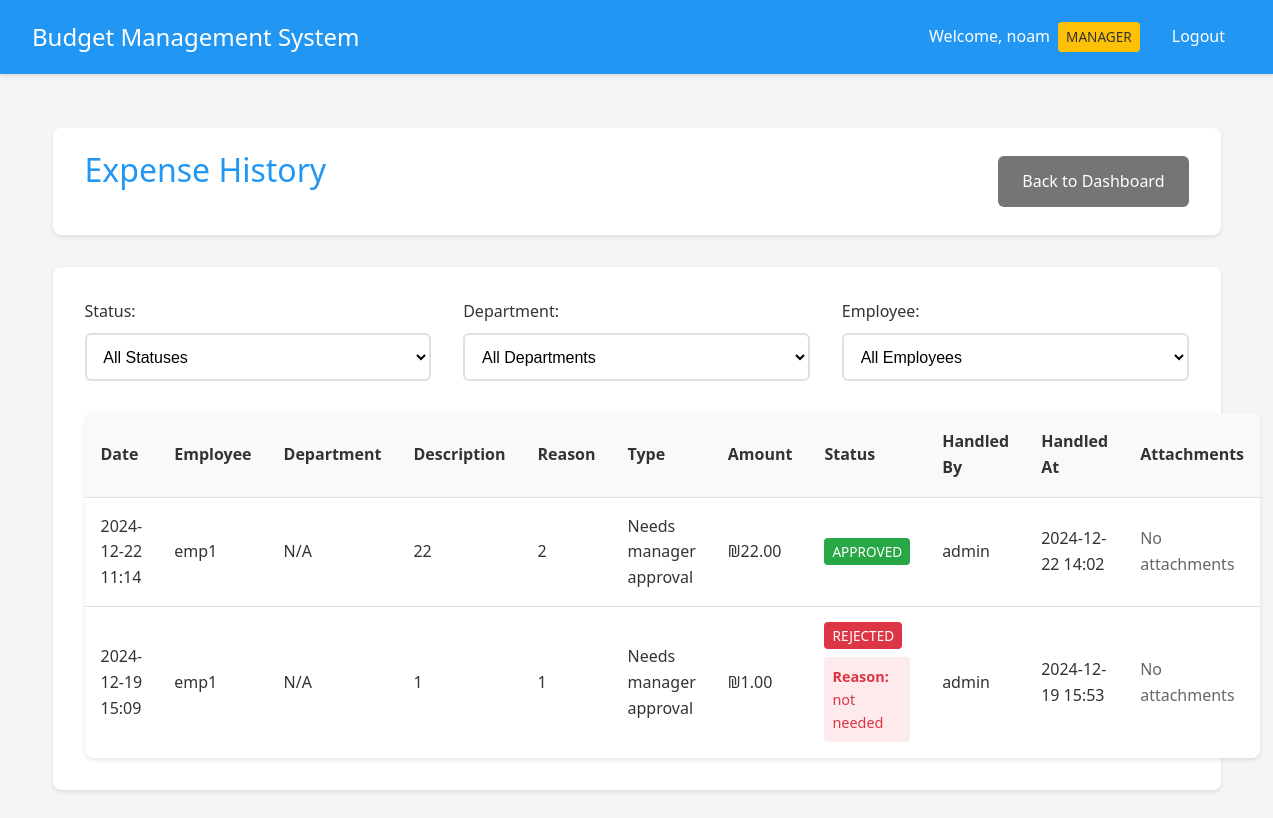
The page /manager/history (signed in) on the database as committed earlier.
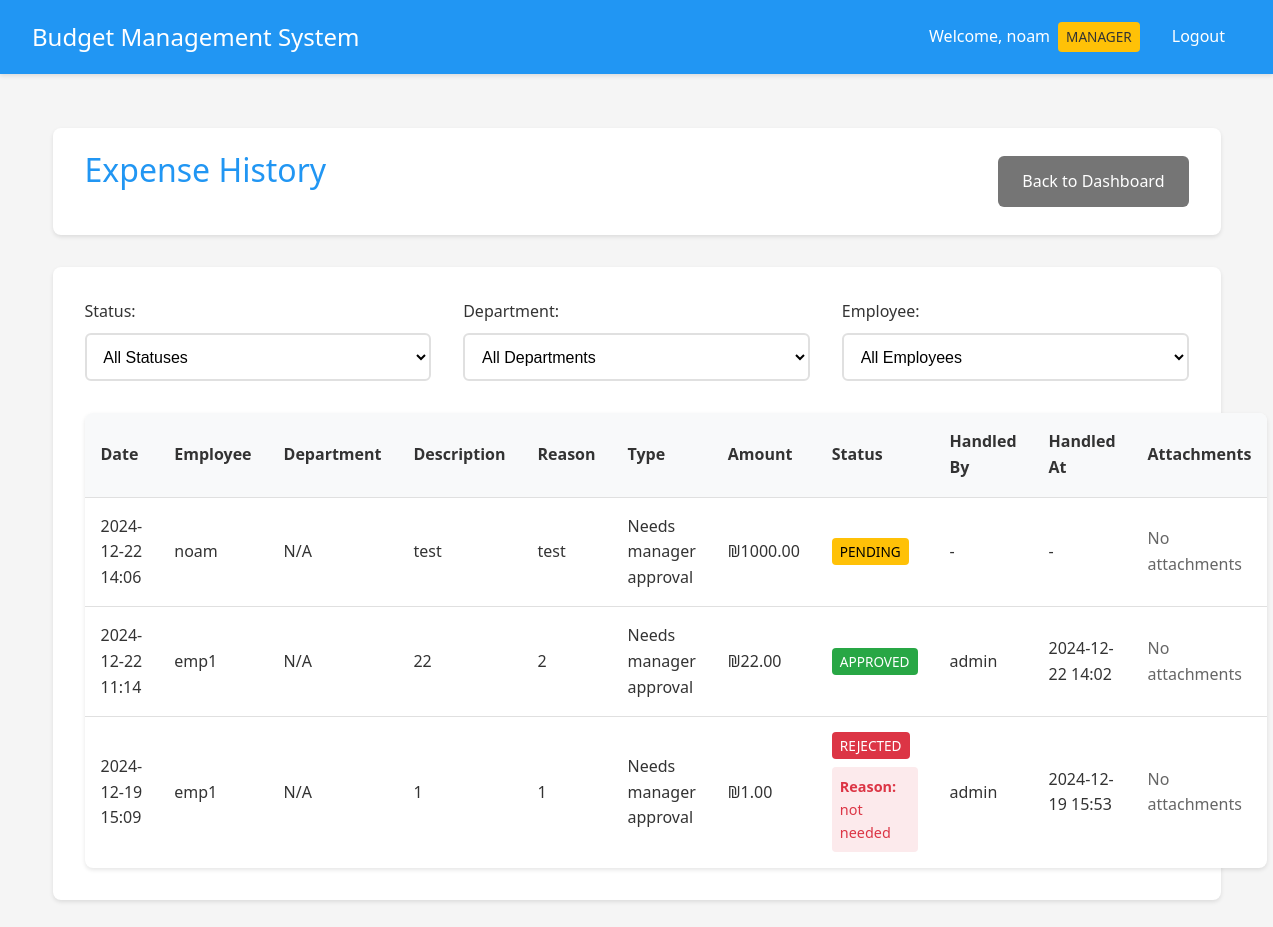
The same page on the database as committed later.
### app.py (models this page shows, shortened)
class Expense(db.Model):
    __tablename__ = 'expense'
    id = db.Column(db.Integer, primary_key=True)
    amount = db.Column(db.Float, nullable=False)
    description = db.Column(db.String(200))
    reason = db.Column(db.String(500))
    type = db.Column(db.String(50), nullable=False, default='needs_approval')  # New field
    date = db.Column(db.DateTime, nullable=False, default=datetime.utcnow)
    status = db.Column(db.String(20), default='pending')
    user_id = db.Column(db.Integer, db.ForeignKey('user.id'), nullable=False)
    subcategory_id = db.Column(db.Integer, db.ForeignKey('subcategory.id'), nullable=False)
    quote_filename = db.Column(db.String(255))
    invoice_filename = db.Column(db.String(255))
    receipt_filename = db.Column(db.String(255))
    manager_id = db.Column(db.Integer, db.ForeignKey('user.id'), nullable=True)
    handled_at = db.Column(db.DateTime, nullable=True)
    rejection_reason = db.Column(db.String(500))

class User(UserMixin, db.Model):
    __tablename__ = 'user'
    id = db.Column(db.Integer, primary_key=True)
    username = db.Column(db.String(80), unique=True, nullable=False)
    email = db.Column(db.String(120), unique=False, nullable=False)
    password = db.Column(db.String(120), nullable=False)
    is_manager = db.Column(db.Boolean, default=False)
    is_admin = db.Column(db.Boolean, default=False)
    status = db.Column(db.String(20), default='active')  # active, inactive, pending
    department_id = db.Column(db.Integer, db.ForeignKey('department.id'))
    home_department = db.relationship('Department',
                                    foreign_keys=[department_id],
                                    back_populates='employees')
    managed_departments = db.relationship('Department',
                                       secondary=manager_departments,
                                       backref=db.backref('department_managers', lazy='dynamic'))
    submitted_expenses = db.relationship('Expense',
                                       primaryjoin='User.id==Expense.user_id',
                                       backref='submitter',
                                       lazy=True)
    handled_expenses = db.relationship('Expense',
                                     primaryjoin='User.id==Expense.manager_id',
                                     backref='handler',
                                     lazy=True)

### app.py (the view)
@app.route('/manager/history')
@login_required
def expense_history():
    if current_user.is_manager:
        managed_dept_ids = [dept.id for dept in current_user.managed_departments]
        managed_dept_ids.append(current_user.department_id)
        expenses = db.session.query(Expense).join(
            User, Expense.user_id == User.id
        ).filter(
            User.department_id.in_(managed_dept_ids)
        ).order_by(Expense.date.desc()).all()
    else:
        expenses = Expense.query.filter_by(
            user_id=current_user.id
        ).order_by(Expense.date.desc()).all()
    if current_user.username == 'admin':
        employees = User.query.filter_by(is_manager=False).all()
        departments = Department.query.all()
    else:
        employees = User.query.filter_by(
            is_manager=False,
            department_id=current_user.department_id
        ).all()
        departments = [current_user.home_department] if current_user.home_department else []
    status = request.args.get('status', 'all')
    employee = request.args.get('employee', 'all')
    department = request.args.get('department', 'all')
    if status != 'all':
        expenses = [expense for expense in expenses if expense.status == status]
    if employee != 'all':
        expenses = [expense for expense in expenses if expense.user_id == int(employee)]
    if department != 'all' and current_user.username == 'admin':
        expenses = [expense for expense in expenses if expense.subcategory.category.department_id == int(department)]
    return render_template('expense_history.html',
                         expenses=expenses,
                         employees=employees,
                         departments=departments,
                         selected_status=status,
                         selected_employee=employee,
                         selected_department=department)

### app.py (called while the page is built)
@login_manager.user_loader
def load_user(user_id):
    return User.query.get(int(user_id))

@app.template_filter('format_expense_type')
def format_expense_type(value):
    types = {
        'future_approval': 'Approval for future purchase',
        'auto_approved': 'Automatically approved expense',
        'needs_approval': 'Needs manager approval',
        'pre_approved': 'Pre-approved by manager'
    }
    return types.get(value, value)

### templates/expense_history.html (shortened to what the changed rows need)
{% extends "base.html" %}
{% block content %}
<div class="container">
    <header>
        <h1>Expense History</h1>
    </header>
    <div class="card">
        <div class="table-responsive">
            <table>
                <thead>
                    <tr>
                        <th>Date</th>
                        <th>Employee</th>
                        <th>Department</th>
                        <th>Description</th>
                        <th>Reason</th>
                        <th>Type</th>
                        <th>Amount</th>
                        <th>Status</th>
                        <th>Handled By</th>
                        <th>Handled At</th>
                        <th>Attachments</th>
                    </tr>
                </thead>
                <tbody>
                    {% for expense in expenses %}
                    <tr>
                        <td title="{{ expense.date.strftime('%Y-%m-%d %H:%M:%S') }}">{{ expense.date.strftime('%Y-%m-%d %H:%M') }}</td>
                        <td>{{ expense.submitter.username }}</td>
                        <td>{{ expense.submitter.department.name if expense.submitter.department else 'N/A' }}</td>
                        <td>{{ expense.description }}</td>
                        <td>{{ expense.reason }}</td>
                        <td>{{ expense.type|format_expense_type }}</td>
                        <td>₪{{ "%.2f"|format(expense.amount) }}</td>
                        <td class="status-{{ expense.status }}">
                            {% if expense.status == 'rejected' %}
                                <span class="badge danger">Rejected</span>
                                {% if expense.rejection_reason %}
                                    <div class="rejection-reason">
                                        <strong>Reason:</strong> {{ expense.rejection_reason }}
                                    </div>
                                {% endif %}
                            {% elif expense.status == 'approved' %}
                                <span class="badge success">Approved</span>
                            {% elif expense.status == 'pending' %}
                                <span class="badge warning">Pending</span>
                            {% endif %}
                        </td>
                        <td>
                            {% if expense.status != 'pending' %}
                                {{ expense.handler.username if expense.handler else 'N/A' }}
                            {% else %}
                                -
                            {% endif %}
                        </td>
                        <td>
                            {% if expense.handled_at %}
                                {{ expense.handled_at.strftime('%Y-%m-%d %H:%M') }}
                            {% else %}
                                -
                            {% endif %}
                        </td>
                        <td>
                            {% if not expense.quote_filename and not expense.invoice_filename and not expense.receipt_filename %}
                                <span class="text-muted">No attachments</span>
                            {% endif %}
                        </td>
                    </tr>
                    {% endfor %}
                </tbody>
            </table>
        </div>
    </div>
</div>
{% endblock %}

Rows that differ between the two databases and show on the page:
added Expense: date "2024-12-22 14:06", submitter.username "noam", submitter.department "N/A", description "test", reason "test", type "Needs manager approval", amount "1000.00", status "PENDING", shows "No attachments"
